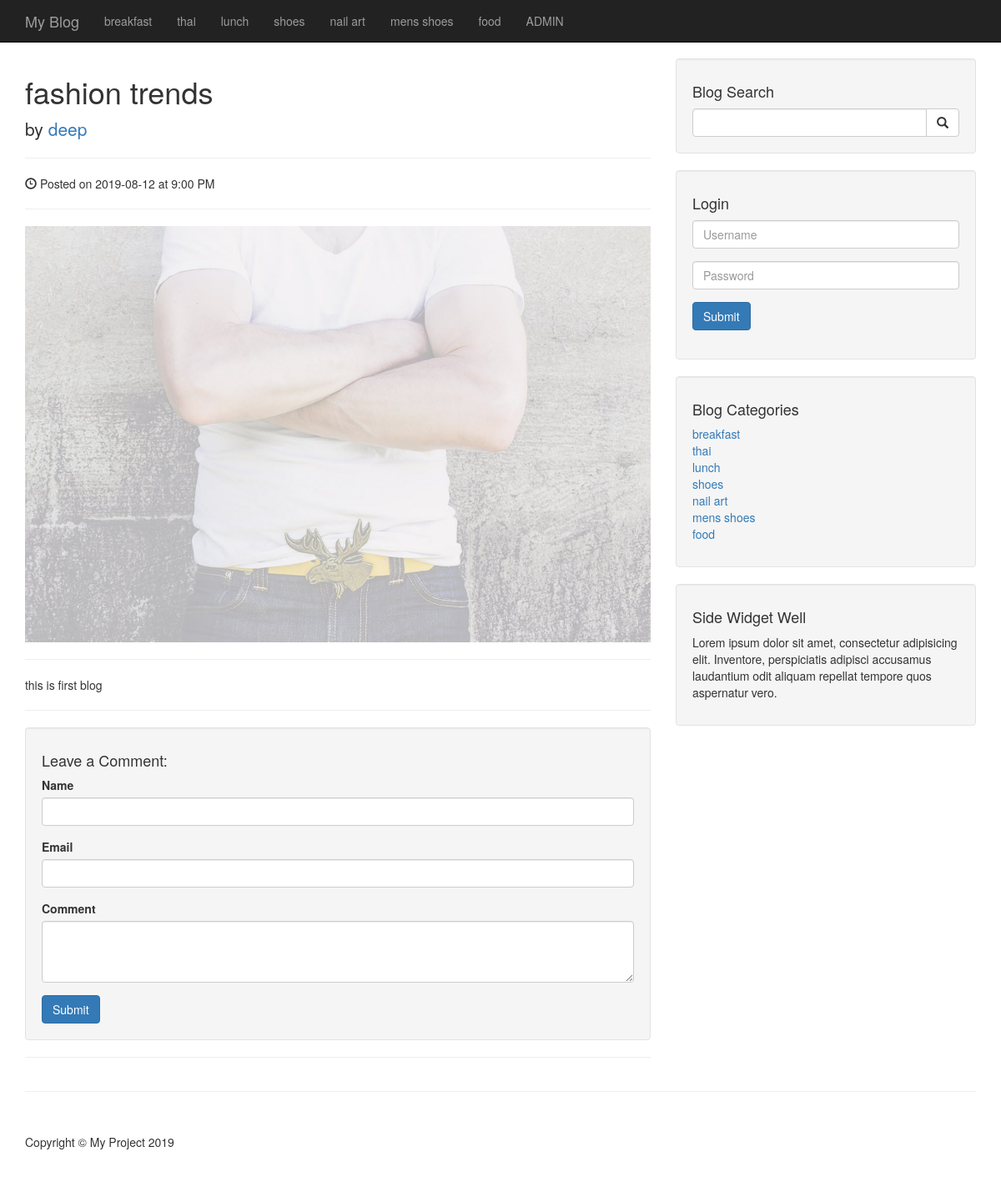
The app's page /post.php?p_id=15 with its own data.
### tables this page shows
CREATE TABLE `category` (
  `cat_id` int(3) NOT NULL,
  `cat_title` varchar(255) NOT NULL
);

CREATE TABLE `posts` (
  `post_id` int(3) NOT NULL,
  `post_catagory_id` int(3) NOT NULL,
  `post_title` varchar(255) NOT NULL,
  `post_author` varchar(255) NOT NULL,
  `post_comment_count` varchar(255) NOT NULL,
  `post_content` text NOT NULL,
  `post_date` date NOT NULL,
  `post_image` text NOT NULL,
  `post_tag` varchar(255) NOT NULL,
  `post_status` varchar(255) NOT NULL DEFAULT 'draft'
);

### post.php (the view, shortened to what this page needs)
<?php include "include/header.php" ?>
    <?php include "include/nav.php" ?>
    <div class="container">
        <div class="row">
            <div class="col-lg-8">
                <?php
                if (isset($_GET['p_id'])) {
                     $the_post_id = $_GET['p_id'];
                }
            $query = "SELECT * FROM posts WHERE post_id = $the_post_id";
            $select_post_query = mysqli_query($connection, $query);
            while ($row = mysqli_fetch_assoc($select_post_query)) {
            $post_title = $row['post_title'];
            $post_date = $row['post_date'];
            $post_content = $row['post_content'];
            $post_author = $row['post_author'];
            $post_image = $row['post_image'];
            ?>
                <h1><?php echo $post_title ?></h1>
                <p class="lead">
                    by <a href="#"><?php echo $post_author ?></a>
                </p>
                <hr>
                <p><span class="glyphicon glyphicon-time"></span> Posted on <?php echo $post_date ?> at 9:00 PM</p>
                <hr>
                <img class="img-responsive" src="images/<?php echo $post_image ?>" alt="">
                <hr>
                <p class="lead"><?php echo $post_content ?></p>
            <?php } ?>
                <hr>
                <div class="well">
                    <h4>Leave a Comment:</h4>
                    <form role="form" action="" method="POST">
                        <div class="form-group">
                            <label for="author">Name</label>
                           <input type="text" class="form-control" name="comment_author">
                        </div>
                        <div class="form-group">
                             <label for="email">Email</label>
                             <input type="email" class="form-control" name="comment_email">
                        </div>
                        <div class="form-group">
                            <label for="comment">Comment</label>
                            <textarea class="form-control" rows="3" name="comment_content"></textarea>
                        </div>
                        <button type="submit" class="btn btn-primary" name="submit">Submit</button>
                    </form>
                </div>
                <hr>
            </div>
            <?php include "include/sidebar.php" ?>
        </div>
        <hr>
   <?php include "include/footer.php" ?>

### include/nav.php (shortened to what this page needs)
<?php include "include/database.php" ?>
<nav class="navbar navbar-inverse navbar-fixed-top" role="navigation">
     <div class="container">
         <div class="navbar-header">
             <a class="navbar-brand" href="index.php">My Blog</a>
         </div>
         <div class="collapse navbar-collapse" id="bs-example-navbar-collapse-1">
             <ul class="nav navbar-nav">
               <?php
             $query = "SELECT * FROM category";
             $show_category_title = mysqli_query($connection, $query);
             while ($row = mysqli_fetch_assoc($show_category_title)) {
                  $cat_title = $row['cat_title'];
                  echo "<li><a href='#'>{$cat_title}</a></li>";
             }
                ?>
                <li><a href="admin">ADMIN</a></li>
             </ul>
         </div>
     </div>
 </nav>

### include/sidebar.php (shortened to what this page needs)
<?php include "include/database.php" ?>
<div class="col-md-4">
    <div class="well">
        <h4>Blog Search</h4>
        <form action="search.php" method="post">
            <div class="input-group">
                <input type="text" class="form-control" name="search">
                <span class="input-group-btn">
                    <button class="btn btn-default" type="submit" name="submit">
                    <span class="glyphicon glyphicon-search"></span>
                    </button>
                </span>
            </div>
        </form>
    </div>
    <div class="well">
        <h4>Login</h4>
        <form action="include/login.php" method="post">
            <div class="form-group">
                <input type="text" class="form-control" name="username" placeholder="Username">
            </div>
            <div class="form-group">
                <input type="password" class="form-control" name="password" placeholder="Password">
            </div>
            <div class="form-group">
                 <button class="btn btn-primary" name="submit">Submit</button>
            </div>
        </form>
    </div>
    <div class="well">
        <?php
        $query = "SELECT * FROM category";
        $sidebar_category_query = mysqli_query($connection, $query);
        ?>
        <h4>Blog Categories</h4>
        <div class="row">
            <div class="col-lg-6">
                <ul class="list-unstyled">
                    <?php
                    while ($row = mysqli_fetch_assoc($sidebar_category_query)) {
                    $cat_title = $row['cat_title'];
                    $cat_id = $row['cat_id'];
                    echo "<li><a href='category.php?category=$cat_id'>$cat_title</a></li>";
                    }
                    ?>
                </ul>
            </div>
</div>
</div>
  <?php include "widget.php" ?>

### css/blog-home.css (style rules this page uses)
body { padding-top: 70px; }

### records on screen
category: cat_title "breakfast"
category: cat_title "thai"
category: cat_title "lunch"
category: cat_title "shoes"
category: cat_title "nail art"
category: cat_title "mens shoes"
category: cat_title "food"
posts: post_title "fashion trends", post_author "deep", post_date "2019-08-12", post_image (picture), post_content "this is first blog"
